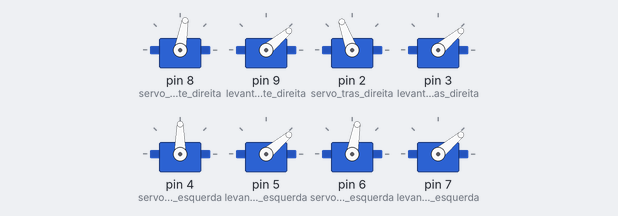
A sketch run on a simulated Arduino Uno, built with avr-gcc and run on an emulated ATmega328P. On the bench: 8 × servo.

Above: at 0.05 s.
At 0.45 s:
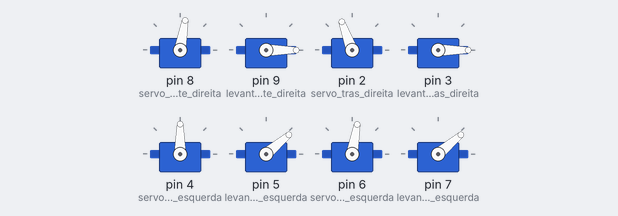
At 0.9 s:
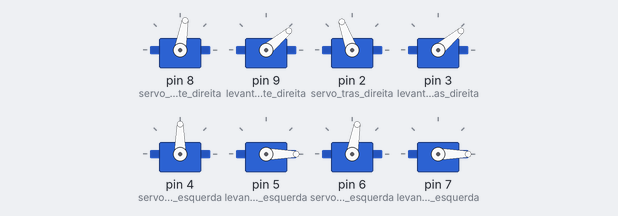
Timing chart, 0 to 3.0 s (numbered marks = the images above):
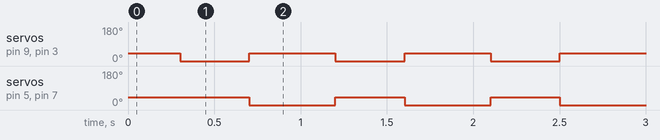

Measured:
- by itself, servo on pin 9 (levanta_frente_direita), servo on pin 3 (levanta_tras_direita): alternates 40° for 0.50 s and 0° for 0.40 s
- by itself, servo on pin 5 (levanta_tras_esquerda), servo on pin 7 (levanta_frente_esquerda): alternates 40° for 0.40 s and 0° for 0.50 s

The sketch:

danca-sobe-abaixa.ino
```cpp
#include <Servo.h>

Servo servo_frente_direita;
Servo levanta_frente_direita;
Servo servo_tras_direita;
Servo levanta_tras_direita;
Servo servo_tras_esquerda;
Servo levanta_tras_esquerda;
Servo servo_frente_esquerda;
Servo levanta_frente_esquerda;

int a; //angulo

void setup() {
  servo_frente_direita.attach(8);
  levanta_frente_direita.attach(9);
  servo_tras_direita.attach(2);
  levanta_tras_direita.attach(3);
  servo_tras_esquerda.attach(4);
  levanta_tras_esquerda.attach(5);
  servo_frente_esquerda.attach(6);
  levanta_frente_esquerda.attach(7);


servo_frente_direita.write(80);
levanta_frente_direita.write(40);

servo_tras_direita.write(110);
levanta_tras_direita.write(40);

servo_tras_esquerda.write(90);
levanta_tras_esquerda.write(40);

servo_frente_esquerda.write(80);
levanta_frente_esquerda.write(40);

}

void loop() {
    delay(300);

  levanta_frente_direita.write(0);
  levanta_tras_direita.write(0);
  levanta_frente_esquerda.write(40);
  levanta_tras_esquerda.write(40);
  delay(400);
  levanta_frente_direita.write(40);
  levanta_tras_direita.write(40);
  levanta_frente_esquerda.write(0);
  levanta_tras_esquerda.write(0);
  delay(200);


}
```
